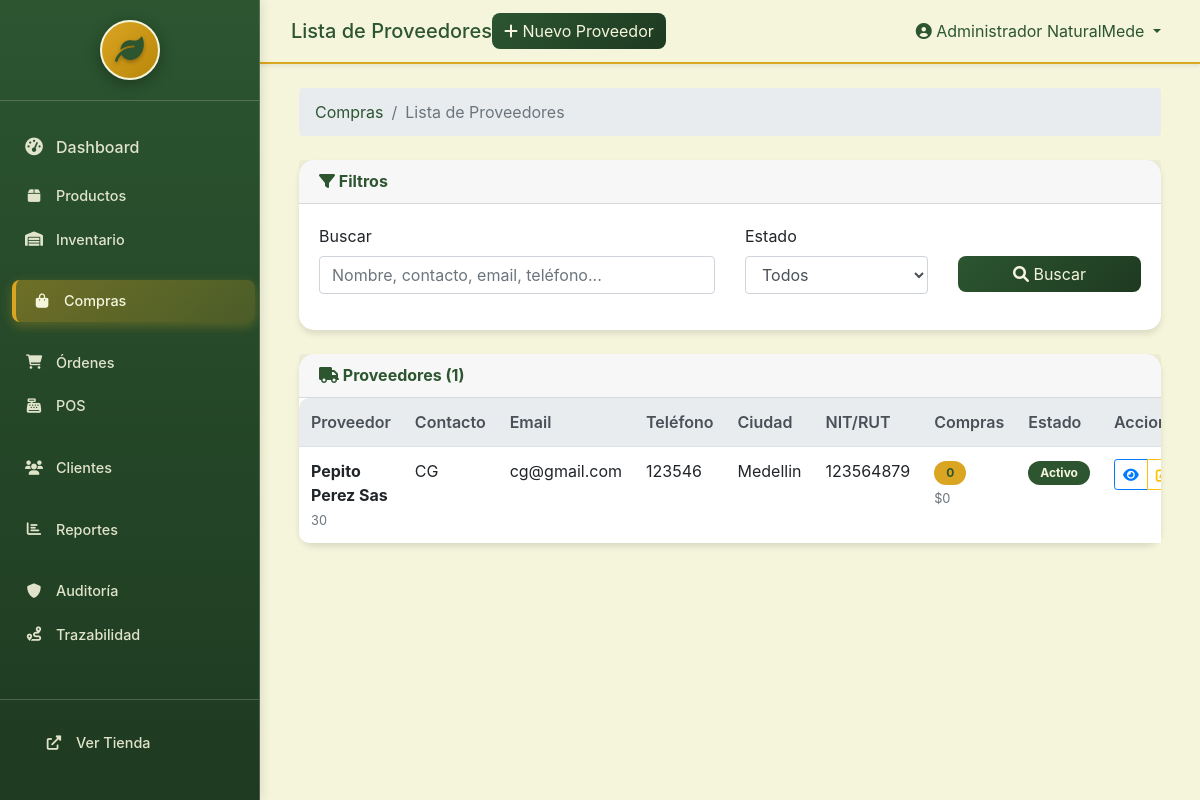
Page /purchases/suppliers/ (signed in) on the committed database.
### purchases/models.py (models this page shows, shortened)
class Supplier(models.Model):
    name = models.CharField(max_length=200, verbose_name="Nombre")
    contact_person = models.CharField(max_length=100, blank=True, verbose_name="Persona de contacto")
    email = models.EmailField(blank=True, verbose_name="Email")
    phone = models.CharField(max_length=20, blank=True, verbose_name="Teléfono")
    address = models.TextField(blank=True, verbose_name="Dirección")
    city = models.CharField(max_length=100, blank=True, verbose_name="Ciudad")
    tax_id = models.CharField(max_length=50, blank=True, verbose_name="NIT/RUT")
    payment_terms = models.CharField(max_length=100, blank=True, verbose_name="Términos de pago")
    notes = models.TextField(blank=True, verbose_name="Notas")
    is_active = models.BooleanField(default=True, verbose_name="Activo")
    created_at = models.DateTimeField(auto_now_add=True, verbose_name="Creado en")
    updated_at = models.DateTimeField(auto_now=True, verbose_name="Actualizado en")
    class Meta:
        verbose_name = "Proveedor"
        verbose_name_plural = "Proveedores"
        ordering = ['name']
    @property
    def total_purchases(self):
        return self.purchases.aggregate(total=models.Sum('total'))['total'] or Decimal('0')
    @property
    def purchase_count(self):
        return self.purchases.count()

### purchases/views.py (the view, shortened to what this page needs)
# urls.py: path('suppliers/', views.supplier_list, name='supplier_list'),
@login_required
def supplier_list(request):
    suppliers = Supplier.objects.all()
    search = request.GET.get('search')
    is_active = request.GET.get('is_active')
    if is_active is not None and is_active != '':
        suppliers = suppliers.filter(is_active=is_active == 'true')
    suppliers = suppliers.order_by('name')
    paginator = Paginator(suppliers, 20)
    page_number = request.GET.get('page')
    suppliers = paginator.get_page(page_number)
    context = {
        'suppliers': suppliers,
        'current_search': search,
        'current_is_active': is_active,
    }
    return render(request, 'purchases/supplier_list.html', context)

### purchases/templates/purchases/supplier_list.html (shortened to what this page needs)
{% extends 'purchases/base.html' %}
{% block page_title_display %}Lista de Proveedores{% endblock %}
{% block page_actions %}
    <a href="{% url 'purchases:supplier_create' %}" class="btn btn-primary">
        <i class="fas fa-plus"></i> Nuevo Proveedor
    </a>
{% endblock %}
{% block breadcrumb %}
    <li class="breadcrumb-item active">Lista de Proveedores</li>
{% endblock %}
{% block page_content %}
    <div class="card mb-4">
        <div class="card-header">
            <h6 class="m-0 font-weight-bold text-primary">
                <i class="fas fa-filter"></i> Filtros
            </h6>
        </div>
        <div class="card-body">
            <form method="get" class="row">
                <div class="col-md-6 mb-3">
                    <label for="search" class="form-label">Buscar</label>
                    <input type="text" class="form-control" id="search" name="search"
                           value="{{ current_search|default:'' }}" placeholder="Nombre, contacto, email, teléfono...">
                </div>
                <div class="col-md-3 mb-3">
                    <label for="is_active" class="form-label">Estado</label>
                    <select class="form-control" id="is_active" name="is_active">
                        <option value="">Todos</option>
                    </select>
                </div>
                <div class="col-md-3 mb-3">
                    <label class="form-label">&nbsp;</label>
                    <button type="submit" class="btn btn-primary btn-block">
                        <i class="fas fa-search"></i> Buscar
                    </button>
                </div>
            </form>
        </div>
    </div>
    <div class="card">
        <div class="card-header">
            <div class="d-flex justify-content-between align-items-center">
                <h6 class="m-0 font-weight-bold text-primary">
                    <i class="fas fa-truck"></i> Proveedores ({{ suppliers.paginator.count }})
                </h6>
            </div>
        </div>
        <div class="card-body p-0">
            <div class="table-responsive">
                <table class="table table-hover mb-0">
                    <thead class="thead-light">
                        <tr>
                            <th>Proveedor</th>
                            <th>Contacto</th>
                            <th>Email</th>
                            <th>Teléfono</th>
                            <th>Ciudad</th>
                            <th>NIT/RUT</th>
                            <th>Compras</th>
                            <th>Estado</th>
                            <th>Acciones</th>
                        </tr>
                    </thead>
                    <tbody>
                        {% for supplier in suppliers %}
                        <tr>
                            <td>
                                <div>
                                    <strong>{{ supplier.name }}</strong>
                                    {% if supplier.payment_terms %}
                                        <br><small class="text-muted">{{ supplier.payment_terms }}</small>
                                    {% endif %}
                                </div>
                            </td>
                            <td>{{ supplier.contact_person|default:"-" }}</td>
                            <td>{{ supplier.email|default:"-" }}</td>
                            <td>{{ supplier.phone|default:"-" }}</td>
                            <td>{{ supplier.city|default:"-" }}</td>
                            <td>{{ supplier.tax_id|default:"-" }}</td>
                            <td>
                                <span class="badge badge-info">{{ supplier.purchase_count }}</span>
                                <br><small class="text-muted">${{ supplier.total_purchases|floatformat:0 }}</small>
                            </td>
                            <td>
                                {% if supplier.is_active %}
                                    <span class="badge badge-success">Activo</span>
                                {% else %}
                                    <span class="badge badge-secondary">Inactivo</span>
                                {% endif %}
                            </td>
                            <td>
                                <div class="btn-group btn-group-sm">
                                    <a href="{% url 'purchases:supplier_detail' supplier.pk %}" class="btn btn-outline-primary" title="Ver Detalle">
                                        <i class="fas fa-eye"></i>
                                    </a>
                                    <a href="{% url 'purchases:supplier_edit' supplier.pk %}" class="btn btn-outline-warning" title="Editar">
                                        <i class="fas fa-edit"></i>
                                    </a>
                                </div>
                            </td>
                        </tr>
                        {% endfor %}
                    </tbody>
                </table>
            </div>
        </div>
    </div>
{% endblock %}

### custom_admin/templates/custom_admin/base.html (shortened to what this page needs)
{% load static %}
<!DOCTYPE html>
<html lang="es">
<head>
    <link href="https://cdn.jsdelivr.net/npm/bootstrap@4.5.2/dist/css/bootstrap.min.css" rel="stylesheet">
    <link href="https://cdnjs.cloudflare.com/ajax/libs/font-awesome/6.0.0/css/all.min.css" rel="stylesheet">
    <link href="https://cdn.jsdelivr.net/npm/select2@4.1.0-rc.0/dist/css/select2.min.css" rel="stylesheet" />
</head>
<body>
    <div class="sidebar" id="sidebar">
        <div class="sidebar-header">
            <div class="text-center">
                <div class="logo-container">
                    <div class="logo-fallback" style="display: none;">
                        <div class="logo-circle">
                            <i class="fas fa-leaf logo-icon"></i>
                        </div>
                    </div>
                </div>
            </div>
        </div>
        <div class="sidebar-nav">
            <nav class="nav flex-column">
                <a class="nav-link {% if request.resolver_match.url_name == 'admin_dashboard' %}active{% endif %}" href="{% url 'custom_admin:admin_dashboard' %}">
                    <i class="fas fa-tachometer-alt"></i> Dashboard
                </a>
                <div class="nav-section">
                    <a class="nav-link {% if request.resolver_match.url_name == 'admin_products' %}active{% endif %}" href="{% url 'custom_admin:admin_products' %}">
                        <i class="fas fa-box"></i> Productos
                    </a>
                    <a class="nav-link {% if request.resolver_match.url_name == 'admin_inventory' %}active{% endif %}" href="{% url 'custom_admin:admin_inventory' %}">
                        <i class="fas fa-warehouse"></i> Inventario
                    </a>
                </div>
                <div class="nav-section">
                    <a class="nav-link {% if 'purchases' in request.resolver_match.namespace %}active{% endif %}" href="{% url 'purchases:dashboard' %}">
                        <i class="fas fa-shopping-bag"></i> Compras
                    </a>
                </div>
                <div class="nav-section">
                    <a class="nav-link {% if request.resolver_match.url_name == 'admin_orders' %}active{% endif %}" href="{% url 'custom_admin:admin_orders' %}">
                        <i class="fas fa-shopping-cart"></i> Órdenes
                    </a>
                    <a class="nav-link {% if request.resolver_match.url_name == 'admin_pos' %}active{% endif %}" href="{% url 'custom_admin:admin_pos' %}">
                        <i class="fas fa-cash-register"></i> POS
                    </a>
                </div>
                <div class="nav-section">
                    <a class="nav-link {% if request.resolver_match.url_name == 'admin_customers' %}active{% endif %}" href="{% url 'custom_admin:admin_customers' %}">
                        <i class="fas fa-users"></i> Clientes
                    </a>
                </div>
                <div class="nav-section">
                    <a class="nav-link {% if request.resolver_match.url_name == 'admin_reports' %}active{% endif %}" href="{% url 'custom_admin:admin_reports' %}">
                        <i class="fas fa-chart-bar"></i> Reportes
                    </a>
                </div>
                <div class="nav-section">
                    <a class="nav-link {% if request.resolver_match.url_name == 'audit:dashboard' %}active{% endif %}" href="{% url 'audit:dashboard' %}">
                        <i class="fas fa-shield-alt"></i> Auditoría
                    </a>
                    <a class="nav-link {% if 'inventory_trace' in request.resolver_match.url_name %}active{% endif %}" href="{% url 'audit:inventory_trace_dashboard' %}">
                        <i class="fas fa-route"></i> Trazabilidad
                    </a>
                </div>
            </nav>
        </div>
        <div class="sidebar-footer">
            <div class="nav-section">
                <a class="nav-link" href="/">
                    <i class="fas fa-external-link-alt"></i> Ver Tienda
                </a>
            </div>
        </div>
    </div>
    <div class="main-content">
        <nav class="navbar navbar-expand-lg navbar-custom">
            <div class="container-fluid">
                <span class="navbar-brand mb-0 h1">
                    {% block page_title %}Dashboard{% endblock %}
                </span>
                <div class="navbar-nav ml-auto">
                    <div class="nav-item dropdown">
                        <a class="nav-link dropdown-toggle" href="#" id="navbarDropdown" role="button" data-toggle="dropdown">
                            <i class="fas fa-user-circle"></i> {{ user.get_full_name|default:user.username }}
                        </a>
                    </div>
                </div>
            </div>
        </nav>
        <div class="container-fluid p-4">
            {% block content %}{% endblock %}
        </div>
    </div>
</body>
</html>

### rows in the picture
Supplier: name "Pepito Perez Sas", payment_terms "30", contact_person "CG", email "cg@gmail.com", phone "123546", city "Medellin", tax_id "123564879", purchase_count "0", total_purchases "0", is_active "Activo"

### other values in the picture
{{ user.get_full_name|default:user.username }} "Administrador NaturalMede"
{{ suppliers.paginator.count }} "1"
